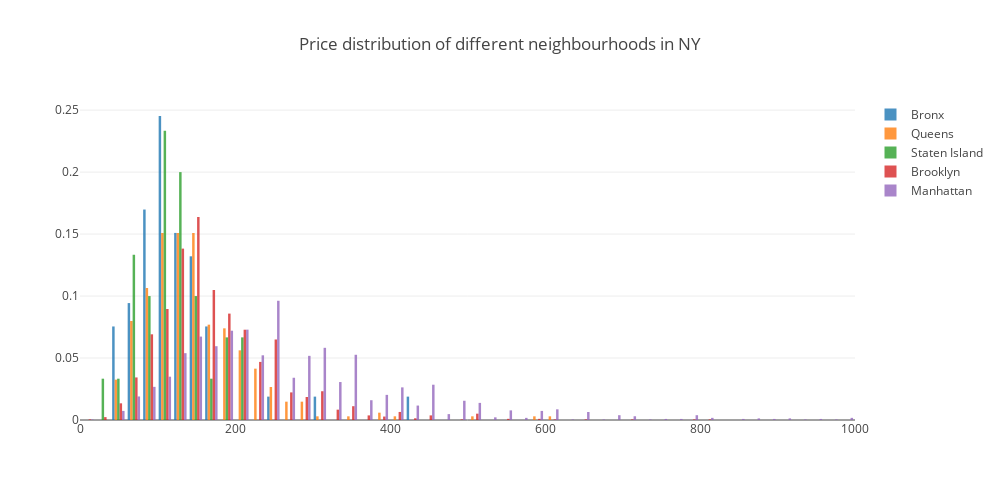

Write notebook code for a chart like this one.
### Code cell
a =list(Required_Data_2bed['neighbourhood_group_cleansed'].unique())
data=[]

for i in range(len(a)):
    data.append(go.Histogram(
    x=list(Required_Data_2bed.loc[Required_Data_2bed['neighbourhood_group_cleansed']==a[i],'price']),
    opacity=0.8,
    histnorm='probability',
    name=a[i]
))
layout = go.Layout(
     xaxis=dict(
        range=[0, 1000]
    ),
    autosize=True,
    width=1000,
    height=500,
    title='Price distribution of different neighbourhoods in NY ',
)
fig = go.Figure(data=list(data), layout=layout)
iplot(fig)

### Figure 1 — Plotly figure (JSON) as saved in the notebook; plotly's stock layout.template omitted (floating-point values rounded to 4 significant figures; data arrays with more than 128 entries replaced by an {"elided": "..."} marker saying what was removed)
{"data": [{"histnorm": "probability", "name": "Bronx", "opacity": 0.8, "type": "histogram", "uid": "907eb847-e0d0-4c90-818b-4ebba7df42c0", "x": [130, 150, 100, 300, 100, 65, 110, 145, 175, 110, 175, 100, 50, 250, 97, 99, 120, 119, 75, 120, 55, 125, 90, 85, 70, 99, 79, 105, 100, 175, 100, 125, 100, 145, 150, 150, 129, 80, 50, 75, 100, 90, 165, 90, 150, 120, 425, 100, 120, 140, 40, 95, 110]}, {"histnorm": "probability", "name": "Queens", "opacity": 0.8, "type": "histogram", "uid": "9877bbfc-deef-47c2-b128-8206d067fda8", "x": {"elided": "338 int values"}}, {"histnorm": "probability", "name": "Staten Island", "opacity": 0.8, "type": "histogram", "uid": "de12b66c-196c-4c5d-a8e8-09f8350d9344", "x": [120, 110, 150, 75, 150, 129, 28, 120, 95, 65, 70, 116, 50, 65, 120, 99, 215, 105, 150, 106, 185, 95, 125, 110, 170, 200, 126, 119, 195, 100]}, {"histnorm": "probability", "name": "Brooklyn", "opacity": 0.8, "type": "histogram", "uid": "1c83e534-acfa-48bd-ac06-edec0a9c9fe5", "x": {"elided": "2155 int values"}}, {"histnorm": "probability", "name": "Manhattan", "opacity": 0.8, "type": "histogram", "uid": "b8803fee-b125-4e76-ad2f-38fc57bc64c1", "x": {"elided": "2318 int values"}}], "layout": {"autosize": true, "height": 500, "title": {"text": "Price distribution of different neighbourhoods in NY "}, "width": 1000, "xaxis": {"range": [0, 1000]}}}
